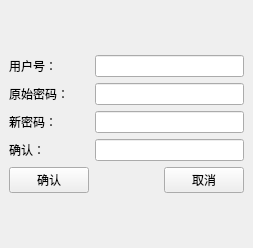
<?xml version="1.0" encoding="UTF-8"?>
<ui version="4.0">
 <class>chgpwd</class>
 <widget class="QMainWindow" name="chgpwd">
  <property name="geometry">
   <rect>
    <x>0</x>
    <y>0</y>
    <width>253</width>
    <height>248</height>
   </rect>
  </property>
  <property name="windowTitle">
   <string>MainWindow</string>
  </property>
  <widget class="QWidget" name="centralwidget">
   <layout class="QGridLayout" name="gridLayout_2">
    <item row="0" column="0">
     <layout class="QGridLayout" name="gridLayout">
      <item row="0" column="0">
       <widget class="QLabel" name="label">
        <property name="text">
         <string>用户号：</string>
        </property>
       </widget>
      </item>
      <item row="0" column="2" colspan="2">
       <widget class="QLineEdit" name="leUid"/>
      </item>
      <item row="1" column="0">
       <widget class="QLabel" name="label_2">
        <property name="text">
         <string>原始密码：</string>
        </property>
       </widget>
      </item>
      <item row="1" column="2" colspan="2">
       <widget class="QLineEdit" name="lePwd">
        <property name="echoMode">
         <enum>QLineEdit::Password</enum>
        </property>
       </widget>
      </item>
      <item row="2" column="0">
       <widget class="QLabel" name="label_3">
        <property name="text">
         <string>新密码：</string>
        </property>
       </widget>
      </item>
      <item row="2" column="2" colspan="2">
       <widget class="QLineEdit" name="leNewPwd">
        <property name="echoMode">
         <enum>QLineEdit::Password</enum>
        </property>
       </widget>
      </item>
      <item row="3" column="0">
       <widget class="QLabel" name="label_4">
        <property name="text">
         <string>确认：</string>
        </property>
       </widget>
      </item>
      <item row="3" column="2" colspan="2">
       <widget class="QLineEdit" name="leNewPwdcopy">
        <property name="echoMode">
         <enum>QLineEdit::Password</enum>
        </property>
       </widget>
      </item>
      <item row="4" column="3">
       <widget class="QPushButton" name="pbQuit">
        <property name="text">
         <string>取消</string>
        </property>
       </widget>
      </item>
      <item row="4" column="0">
       <widget class="QPushButton" name="pbSubmit">
        <property name="text">
         <string>确认</string>
        </property>
       </widget>
      </item>
     </layout>
    </item>
   </layout>
  </widget>
 </widget>
 <resources/>
 <connections/>
</ui>
